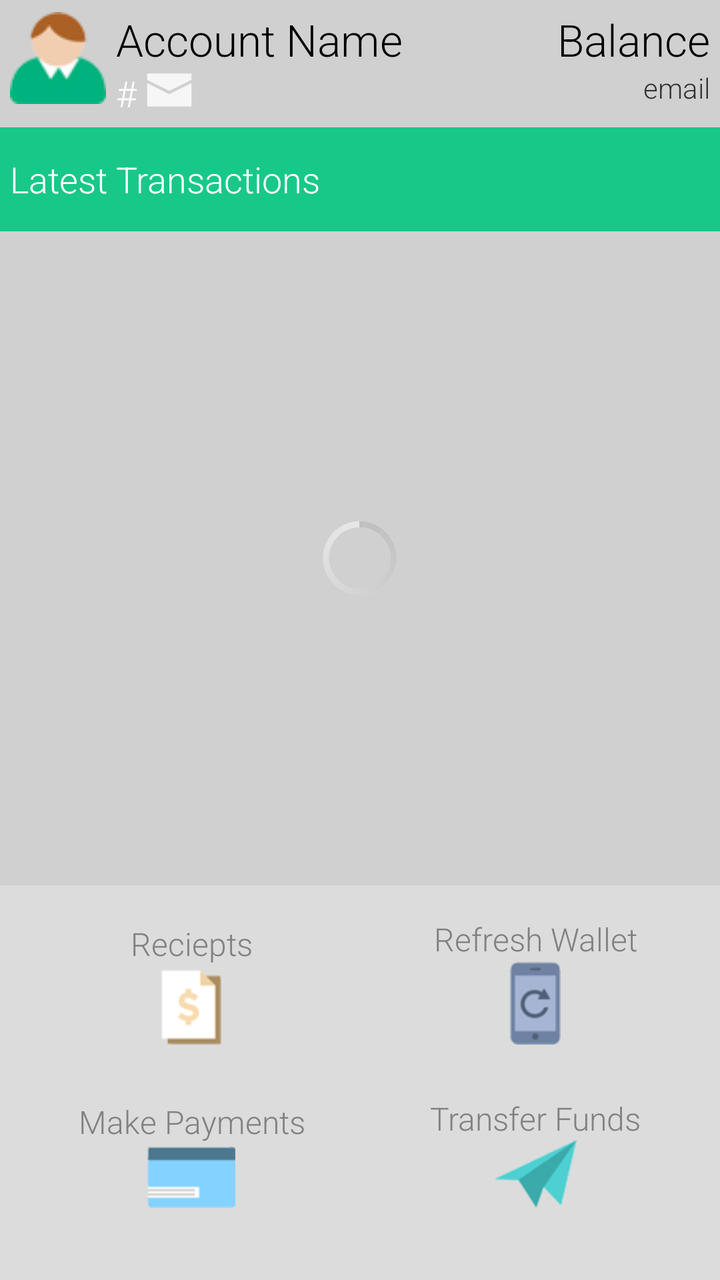
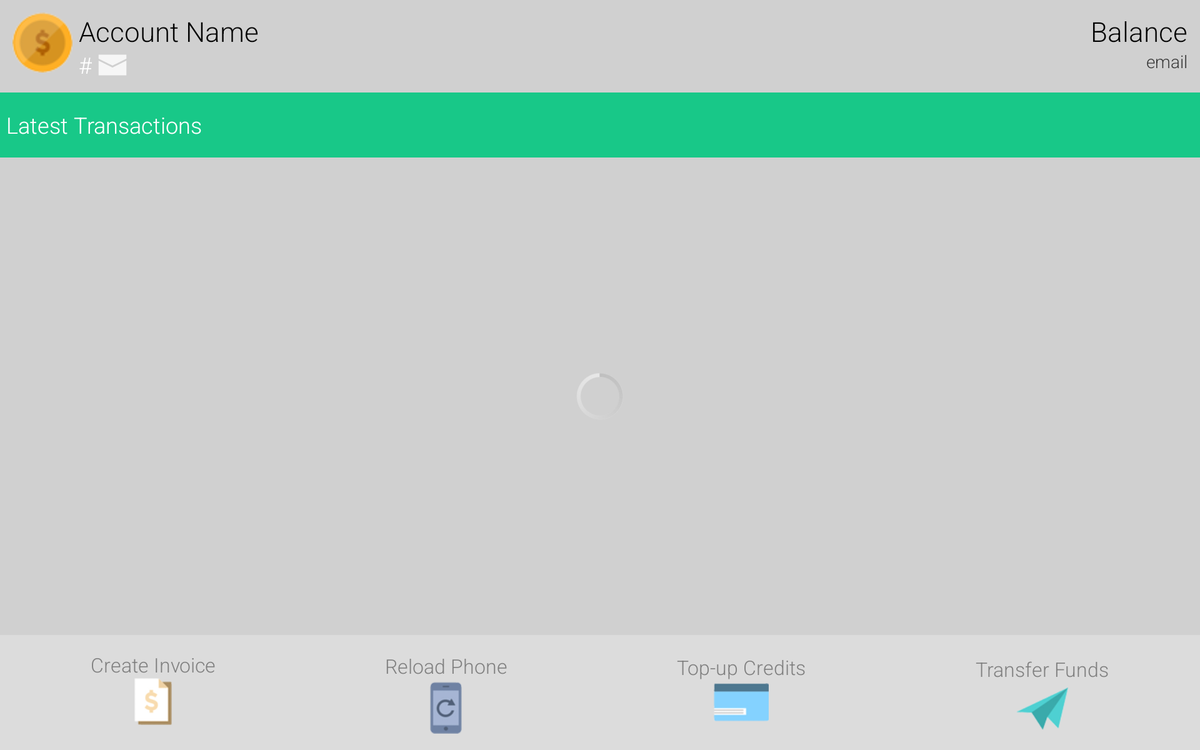

First picture: res/layout/ on a phone held upright. Second picture: the repository's own variant of that layout, on a device whose configuration matches the variant's folder. Source for both follows.
<!-- AndroidManifest.xml: application theme CustomActionBarTheme -->
<!-- res/layout/fragment_member_account.xml -->
<TableLayout xmlns:android="http://schemas.android.com/apk/res/android"
    xmlns:tools="http://schemas.android.com/tools"
    android:layout_width="match_parent"
    android:layout_height="match_parent"
    android:animateLayoutChanges="true"
    android:background="@color/background_grey"
    android:orientation="vertical"
    android:visibility="visible"
    android:weightSum="1"
    tools:context="com.nextixsystems.ewalletv2.HomeActivity" >

    <RelativeLayout
        android:id="@+id/member_profile"
        android:layout_width="match_parent"
        android:layout_height="wrap_content"
        android:padding="5dp" >

        <ImageView
            android:id="@+id/member_profile_pic"
            android:layout_width="@dimen/image_medium"
            android:layout_height="@dimen/image_medium"
            android:layout_alignParentLeft="true"
            android:layout_alignParentTop="true"
            android:src="@drawable/icon_partners" />

        <TextView
            android:id="@+id/member_name"
            android:layout_width="wrap_content"
            android:layout_height="wrap_content"
            android:layout_alignParentTop="true"
            android:layout_marginLeft="5dp"
            android:layout_toRightOf="@+id/member_profile_pic"
            android:text="Account Name"
            android:textAppearance="?android:attr/textAppearanceLarge" />

        <TextView
            android:id="@+id/member_balance"
            android:layout_width="wrap_content"
            android:layout_height="wrap_content"
            android:layout_alignParentRight="true"
            android:layout_alignParentTop="true"
            android:text="Balance"
            android:textAppearance="?android:attr/textAppearanceLarge" />

        <TextView
            android:id="@+id/member_email"
            android:layout_width="wrap_content"
            android:layout_height="wrap_content"
            android:layout_alignParentRight="true"
            android:layout_below="@+id/member_balance"
            android:text="email"
            android:textAppearance="?android:attr/textAppearanceSmall" />

        <TextView
            android:id="@+id/member_message_count"
            android:layout_width="wrap_content"
            android:layout_height="wrap_content"
            android:layout_below="@+id/member_name"
            android:layout_marginLeft="5dp"
            android:layout_toRightOf="@+id/member_profile_pic"
            android:text="#"
            android:textAppearance="?android:attr/textAppearanceMedium"
            android:textColor="@color/white" />

        <ImageView
            android:id="@+id/member_message_icon"
            android:layout_width="wrap_content"
            android:layout_height="wrap_content"
            android:layout_below="@+id/member_name"
            android:layout_marginLeft="5dp"
            android:layout_marginTop="2dp"
            android:layout_toRightOf="@+id/member_message_count"
            android:src="@drawable/ic_action_email" />
    </RelativeLayout>

    <RelativeLayout
        android:layout_width="match_parent"
        android:layout_height="wrap_content"
        android:background="@color/blue"
        android:paddingLeft="5dp" >

        <ImageView
            android:id="@+id/member_search_button"
            android:layout_width="@dimen/image_normal"
            android:layout_height="@dimen/image_normal"
            android:layout_alignParentRight="true"
            android:layout_centerVertical="true"
            android:layout_margin="10dp"
            android:src="@drawable/ic_action_search" />

        <TextView
            android:layout_width="wrap_content"
            android:layout_height="wrap_content"
            android:layout_alignParentLeft="true"
            android:layout_centerVertical="true"
            android:text="Latest Transactions"
            android:textAppearance="?android:attr/textAppearanceMedium"
            android:textColor="@color/white" />
    </RelativeLayout>

    <FrameLayout
        android:id="@+id/member_list_progress_frame"
        android:layout_width="match_parent"
        android:layout_height="0dp"
        android:layout_weight="1"
        android:visibility="gone" >
        <ProgressBar
            android:id="@+id/progressBar1"
            style="?android:attr/progressBarStyleSmall"
            android:layout_width="wrap_content"
            android:layout_height="wrap_content"
            android:layout_gravity="center_vertical|center_horizontal" />
    </FrameLayout>

    <RelativeLayout
        android:id="@+id/member_list_history_frame"
        android:layout_width="wrap_content"
        android:layout_height="0dp"
        android:layout_weight="1" >

        <ListView
            android:id="@+id/history_list"
            android:layout_width="match_parent"
            android:layout_height="wrap_content" >
        </ListView>

        <ProgressBar
            android:id="@+id/progress_history"
            style="?android:attr/progressBarStyleInverse"
            android:layout_width="wrap_content"
            android:layout_height="wrap_content"
            android:layout_centerInParent="true" />

        <TextView
            android:id="@+id/error"
            android:layout_width="wrap_content"
            android:layout_height="wrap_content"
            android:layout_centerInParent="true"
            android:text="@string/error"
            android:visibility="gone" />
    </RelativeLayout>

    <TableLayout
        android:id="@+id/member_buttons"
        android:layout_width="match_parent"
        android:layout_height="wrap_content"
        android:animateLayoutChanges="true"
        android:background="@color/background_lightgrey"
        android:padding="8dp"
        android:weightSum="1" >

        <TableRow
            android:layout_width="wrap_content"
            android:layout_height="0dp"
            android:layout_weight="0.5"
            android:weightSum="1" >

            <Button
                android:id="@+id/member_pay_bills"
                style="@style/IconButtons"
                android:layout_width="wrap_content"
                android:layout_height="match_parent"
                android:layout_marginBottom="10dp"
                android:layout_weight="0.5"
                android:drawableBottom="@drawable/icon_billspayment"
                android:text="Reciepts" />

            <Button
                android:id="@+id/member_reload_phone"
                style="@style/IconButtons"
                android:layout_width="wrap_content"
                android:layout_height="match_parent"
                android:layout_marginBottom="10dp"
                android:layout_weight="0.5"
                android:drawableBottom="@drawable/icon_phone_reload"
                android:text="Refresh Wallet" />
        </TableRow>

        <TableRow
            android:layout_width="wrap_content"
            android:layout_height="wrap_content"
            android:layout_marginBottom="10dp"
            android:weightSum="1" >

            <Button
                android:id="@+id/member_topup_credits"
                style="@style/IconButtons"
                android:layout_width="wrap_content"
                android:layout_height="match_parent"
                android:layout_marginBottom="10dp"
                android:layout_weight="0.5"
                android:drawableBottom="@drawable/icon_topup"
                android:text="Make Payments" />

            <Button
                android:id="@+id/member_transfer_funds"
                style="@style/IconButtons"
                android:layout_width="wrap_content"
                android:layout_height="match_parent"
                android:layout_marginBottom="10dp"
                android:layout_weight="0.5"
                android:drawableBottom="@drawable/icon_fundstransfer"
                android:text="Transfer Funds" />
        </TableRow>
    </TableLayout>

</TableLayout>
<!-- resources referenced by this layout -->
<resources>
  <color name="background_grey">#d0d0d0</color>
  <color name="background_lightgrey">#dcdcdc</color>
  <color name="blue">#18c888</color>
  <color name="white">#ffffff</color>
  <dimen name="image_medium">48dp</dimen>
  <dimen name="image_normal">32dp</dimen>
  <!-- drawable icon_partners: png bitmap (drawable-hdpi, 5311 bytes) -->
  <!-- drawable icon_topup: png bitmap (drawable-hdpi, 3408 bytes) -->
  <string name="error">Tap to refresh</string>
  <style name="IconButtons" parent="@android:style/Widget.Holo.Light.Button.Borderless.Small">
          <item name="android:textSize">16sp</item>
          <item name="android:textColor">@color/text_grey</item>
      </style>
  <style name="CustomActionBarTheme" parent="@android:style/Theme.Holo.Light.DarkActionBar">
          <item name="android:actionBarStyle">@style/ActionBar.Solid.Ewalletactionbar</item>
          <item name="android:buttonStyle">@style/BlueButtons</item>
          <item name="android:textViewStyle">@style/RobotoTextViewStyle</item>
      </style>
  <color name="text_grey">#818181</color>
  <style name="ActionBar.Solid.Ewalletactionbar" parent="@android:style/Widget.Holo.Light.ActionBar.Solid.Inverse">
          <item name="android:background">@drawable/ab_solid_ewalletactionbar</item>
          <item name="android:backgroundStacked">@drawable/ab_stacked_solid_ewalletactionbar</item>
          <item name="android:backgroundSplit">@drawable/ab_bottom_solid_ewalletactionbar</item>
          <item name="android:progressBarStyle">@style/ProgressBar.Ewalletactionbar</item>
      </style>
  <style name="BlueButtons" parent="@android:style/Widget.Button">
          <item name="android:background">@drawable/custom_blue_button</item>
          <item name="android:padding">8sp</item>
          <item name="android:textColor">#ffffff</item>
          <item name="android:fontFamily">sans-serif-light</item>
      </style>
  <style name="RobotoTextViewStyle" parent="android:Widget.TextView">
          <item name="android:fontFamily">sans-serif-light</item>
      </style>
  <style name="ProgressBar.Ewalletactionbar" parent="@android:style/Widget.Holo.ProgressBar.Horizontal">
          <item name="android:progressDrawable">@drawable/progress_horizontal_ewalletactionbar</item>
      </style>
  <!-- drawable custom_blue_button (drawable) -->
  <?xml version="1.0" encoding="utf-8"?>
  <selector xmlns:android="http://schemas.android.com/apk/res/android" >
   <item android:state_pressed="true" >
       <shape android:shape="rectangle"  >
           <corners android:radius="3dip" />
           <stroke android:width="1dip" android:color="#3598db" />
           <gradient android:angle="-90" android:startColor="#2d95cd" android:endColor="#2f87c2"  />            
       </shape>
   </item>
  <item android:state_focused="true">
       <shape android:shape="rectangle"  >
           <corners android:radius="3dip" />
           <stroke android:width="1dip" android:color="#3598db" />
           <solid android:color="#2f87c2"/>       
       </shape>
   </item>  
  <item >
      <shape android:shape="rectangle"  >
           <corners android:radius="3dip" />
           <stroke android:width="1dip" android:color="#3598db" />
           <gradient android:angle="-90" android:startColor="#3598db" android:endColor="#2d95cd" />            
       </shape>
   </item>
  </selector>
  <!-- drawable progress_horizontal_ewalletactionbar (drawable) -->
  <?xml version="1.0" encoding="utf-8"?>
  <layer-list xmlns:android="http://schemas.android.com/apk/res/android">
  
      <item android:id="@android:id/background"
            android:drawable="@drawable/progress_bg_ewalletactionbar" />
  
      <item android:id="@android:id/secondaryProgress">
          <scale android:scaleWidth="100%"
                 android:drawable="@drawable/progress_secondary_ewalletactionbar" />
      </item>
  
      <item android:id="@android:id/progress">
          <scale android:scaleWidth="100%"
                 android:drawable="@drawable/progress_primary_ewalletactionbar" />
      </item>
  
  </layer-list>
</resources>
<!-- res/layout-large-land/fragment_member_account.xml (the repository's variant of the layout above) -->
<!-- drawn on a 7-inch tablet turned sideways -->
<LinearLayout xmlns:android="http://schemas.android.com/apk/res/android"
    xmlns:tools="http://schemas.android.com/tools"
    android:id="@+id/LinearLayout1"
    android:layout_width="match_parent"
    android:layout_height="match_parent"
    android:animateLayoutChanges="true"
    android:background="@color/background_grey"
    android:orientation="vertical"
    android:visibility="visible"
    android:weightSum="1"
    tools:context="com.nextixsystems.ewalletv2.HomeActivity" >

    <RelativeLayout
        android:id="@+id/member_profile"
        android:layout_width="match_parent"
        android:layout_height="wrap_content"
        android:padding="10dp" >

        <ImageView
            android:id="@+id/member_profile_pic"
            android:layout_width="@dimen/image_medium"
            android:layout_height="@dimen/image_medium"
            android:layout_alignParentLeft="true"
            android:layout_alignParentTop="true"
            android:src="@drawable/icon_promos" />

        <TextView
            android:id="@+id/member_name"
            android:layout_width="wrap_content"
            android:layout_height="wrap_content"
            android:layout_alignParentTop="true"
            android:layout_marginLeft="5dp"
            android:layout_toRightOf="@+id/member_profile_pic"
            android:text="Account Name"
            android:textAppearance="?android:attr/textAppearanceLarge" />

        <TextView
            android:id="@+id/member_balance"
            android:layout_width="wrap_content"
            android:layout_height="wrap_content"
            android:layout_alignParentRight="true"
            android:layout_alignParentTop="true"
            android:text="Balance"
            android:textAppearance="?android:attr/textAppearanceLarge" />

        <TextView
            android:id="@+id/member_email"
            android:layout_width="wrap_content"
            android:layout_height="wrap_content"
            android:layout_alignParentRight="true"
            android:layout_below="@+id/member_balance"
            android:text="email"
            android:textAppearance="?android:attr/textAppearanceSmall" />

        <TextView
            android:id="@+id/member_message_count"
            android:layout_width="wrap_content"
            android:layout_height="wrap_content"
            android:layout_below="@+id/member_name"
            android:layout_toRightOf="@+id/member_profile_pic"
            android:text="#"
            android:layout_marginLeft="5dp"
            android:textAppearance="?android:attr/textAppearanceMedium"
            android:textColor="@color/white" />

        <ImageView
            android:id="@+id/member_message_icon"
            android:layout_width="wrap_content"
            android:layout_height="wrap_content"
            android:layout_below="@+id/member_name"
            android:layout_marginLeft="5dp"
            android:layout_toRightOf="@+id/member_message_count"
            android:layout_marginTop="4dp"
            android:src="@drawable/ic_action_email" />
    </RelativeLayout>

    <RelativeLayout
        android:layout_width="match_parent"
        android:layout_height="wrap_content"
        android:background="@color/blue"
        android:paddingLeft="5dp" >

        <ImageView
            android:id="@+id/member_search_button"
            android:layout_width="@dimen/image_normal"
            android:layout_height="@dimen/image_normal"
            android:layout_alignParentRight="true"
            android:layout_centerVertical="true"
            android:layout_margin="10dp"
            android:src="@drawable/ic_action_search" />

        <TextView
            android:layout_width="wrap_content"
            android:layout_height="wrap_content"
            android:layout_alignParentLeft="true"
            android:layout_centerVertical="true"
            android:text="Latest Transactions"
            android:textAppearance="?android:attr/textAppearanceMedium"
            android:textColor="@color/white" />
    </RelativeLayout>

    <FrameLayout
        android:id="@+id/member_list_progress_frame"
        android:layout_width="match_parent"
        android:layout_height="0dp"
        android:layout_weight="1"
        android:visibility="gone" >
        <ProgressBar
            android:id="@+id/progressBar1"
            style="?android:attr/progressBarStyleSmall"
            android:layout_width="wrap_content"
            android:layout_height="wrap_content"
            android:layout_gravity="center_vertical|center_horizontal" />
    </FrameLayout>

    <RelativeLayout
        android:id="@+id/member_list_history_frame"
        android:layout_width="wrap_content"
        android:layout_height="0dp"
        android:layout_weight="1" >

        <ListView
            android:id="@+id/reciept_list"
            android:layout_width="match_parent"
            android:layout_height="wrap_content" >
        </ListView>

        <ProgressBar
            android:id="@+id/progress_reciept"
            style="?android:attr/progressBarStyleInverse"
            android:layout_width="wrap_content"
            android:layout_height="wrap_content"
            android:layout_centerInParent="true" />
        
        <TextView 
            android:id="@+id/error"
            android:layout_width="wrap_content"
            android:layout_height="wrap_content"
            android:layout_centerInParent="true"
            android:text="@string/error"
            android:visibility="gone"/>
    </RelativeLayout>

    <TableLayout
        android:id="@+id/member_buttons"
        android:layout_width="match_parent"
        android:layout_height="wrap_content"
        android:animateLayoutChanges="true"
        android:background="@color/background_lightgrey"
        android:padding="5dp"
        android:weightSum="1" >

        <TableRow
            android:layout_width="wrap_content"
            android:layout_height="wrap_content"
            android:weightSum="2" >

            <Button
                android:id="@+id/member_pay_bills"
                style="@style/IconButtons"
                android:layout_width="wrap_content"
                android:layout_height="match_parent"
                android:layout_weight="0.5"
                android:drawableBottom="@drawable/icon_billspayment"
                android:layout_marginBottom="7dp"
                android:text="Create Invoice" />

            <Button
                android:id="@+id/member_reload_phone"
                style="@style/IconButtons"
                android:layout_width="wrap_content"
                android:layout_height="match_parent"
                android:layout_weight="0.5"
                android:drawableBottom="@drawable/icon_phone_reload"
                android:text="Reload Phone" />

            <Button
                android:id="@+id/member_topup_credits"
                style="@style/IconButtons"
                android:layout_width="wrap_content"
                android:layout_height="match_parent"
                android:layout_weight="0.5"
                android:drawableBottom="@drawable/icon_topup"
                android:layout_marginBottom="10dp"
                android:text="Top-up Credits" />

            <Button
                android:id="@+id/member_transfer_funds"
                style="@style/IconButtons"
                android:layout_width="wrap_content"
                android:layout_height="match_parent"
                android:layout_weight="0.5"
                android:drawableBottom="@drawable/icon_fundstransfer"
                android:layout_marginBottom="3dp"
                android:text="Transfer Funds" />
        </TableRow>
    </TableLayout>

</LinearLayout>
<!-- resources referenced by the variant -->
<!-- as a 7-inch tablet turned sideways resolves them -->
<resources>
  <color name="background_grey">#d0d0d0</color>
  <color name="background_lightgrey">#dcdcdc</color>
  <color name="blue">#18c888</color>
  <color name="white">#ffffff</color>
  <dimen name="image_medium">48dp</dimen>
  <dimen name="image_normal">32dp</dimen>
  <!-- drawable icon_promos: png bitmap (drawable-hdpi, 5808 bytes) -->
  <!-- drawable icon_topup: png bitmap (drawable-hdpi, 3408 bytes) -->
  <string name="error">Tap to refresh</string>
  <style name="IconButtons" parent="@android:style/Widget.Holo.Light.Button.Borderless.Small">
          <item name="android:textSize">16sp</item>
          <item name="android:textColor">@color/text_grey</item>
      </style>
  <style name="CustomActionBarTheme" parent="@android:style/Theme.Holo.Light.DarkActionBar">
          <item name="android:actionBarStyle">@style/ActionBar.Solid.Ewalletactionbar</item>
          <item name="android:buttonStyle">@style/BlueButtons</item>
          <item name="android:textViewStyle">@style/RobotoTextViewStyle</item>
      </style>
  <color name="text_grey">#818181</color>
  <style name="ActionBar.Solid.Ewalletactionbar" parent="@android:style/Widget.Holo.Light.ActionBar.Solid.Inverse">
          <item name="android:background">@drawable/ab_solid_ewalletactionbar</item>
          <item name="android:backgroundStacked">@drawable/ab_stacked_solid_ewalletactionbar</item>
          <item name="android:backgroundSplit">@drawable/ab_bottom_solid_ewalletactionbar</item>
          <item name="android:progressBarStyle">@style/ProgressBar.Ewalletactionbar</item>
      </style>
  <style name="BlueButtons" parent="@android:style/Widget.Button">
          <item name="android:background">@drawable/custom_blue_button</item>
          <item name="android:padding">8sp</item>
          <item name="android:textColor">#ffffff</item>
          <item name="android:fontFamily">sans-serif-light</item>
      </style>
  <style name="RobotoTextViewStyle" parent="android:Widget.TextView">
          <item name="android:fontFamily">sans-serif-light</item>
      </style>
  <style name="ProgressBar.Ewalletactionbar" parent="@android:style/Widget.Holo.ProgressBar.Horizontal">
          <item name="android:progressDrawable">@drawable/progress_horizontal_ewalletactionbar</item>
      </style>
  <!-- drawable custom_blue_button (drawable) -->
  <?xml version="1.0" encoding="utf-8"?>
  <selector xmlns:android="http://schemas.android.com/apk/res/android" >
   <item android:state_pressed="true" >
       <shape android:shape="rectangle"  >
           <corners android:radius="3dip" />
           <stroke android:width="1dip" android:color="#3598db" />
           <gradient android:angle="-90" android:startColor="#2d95cd" android:endColor="#2f87c2"  />            
       </shape>
   </item>
  <item android:state_focused="true">
       <shape android:shape="rectangle"  >
           <corners android:radius="3dip" />
           <stroke android:width="1dip" android:color="#3598db" />
           <solid android:color="#2f87c2"/>       
       </shape>
   </item>  
  <item >
      <shape android:shape="rectangle"  >
           <corners android:radius="3dip" />
           <stroke android:width="1dip" android:color="#3598db" />
           <gradient android:angle="-90" android:startColor="#3598db" android:endColor="#2d95cd" />            
       </shape>
   </item>
  </selector>
  <!-- drawable progress_horizontal_ewalletactionbar (drawable) -->
  <?xml version="1.0" encoding="utf-8"?>
  <layer-list xmlns:android="http://schemas.android.com/apk/res/android">
  
      <item android:id="@android:id/background"
            android:drawable="@drawable/progress_bg_ewalletactionbar" />
  
      <item android:id="@android:id/secondaryProgress">
          <scale android:scaleWidth="100%"
                 android:drawable="@drawable/progress_secondary_ewalletactionbar" />
      </item>
  
      <item android:id="@android:id/progress">
          <scale android:scaleWidth="100%"
                 android:drawable="@drawable/progress_primary_ewalletactionbar" />
      </item>
  
  </layer-list>
</resources>
